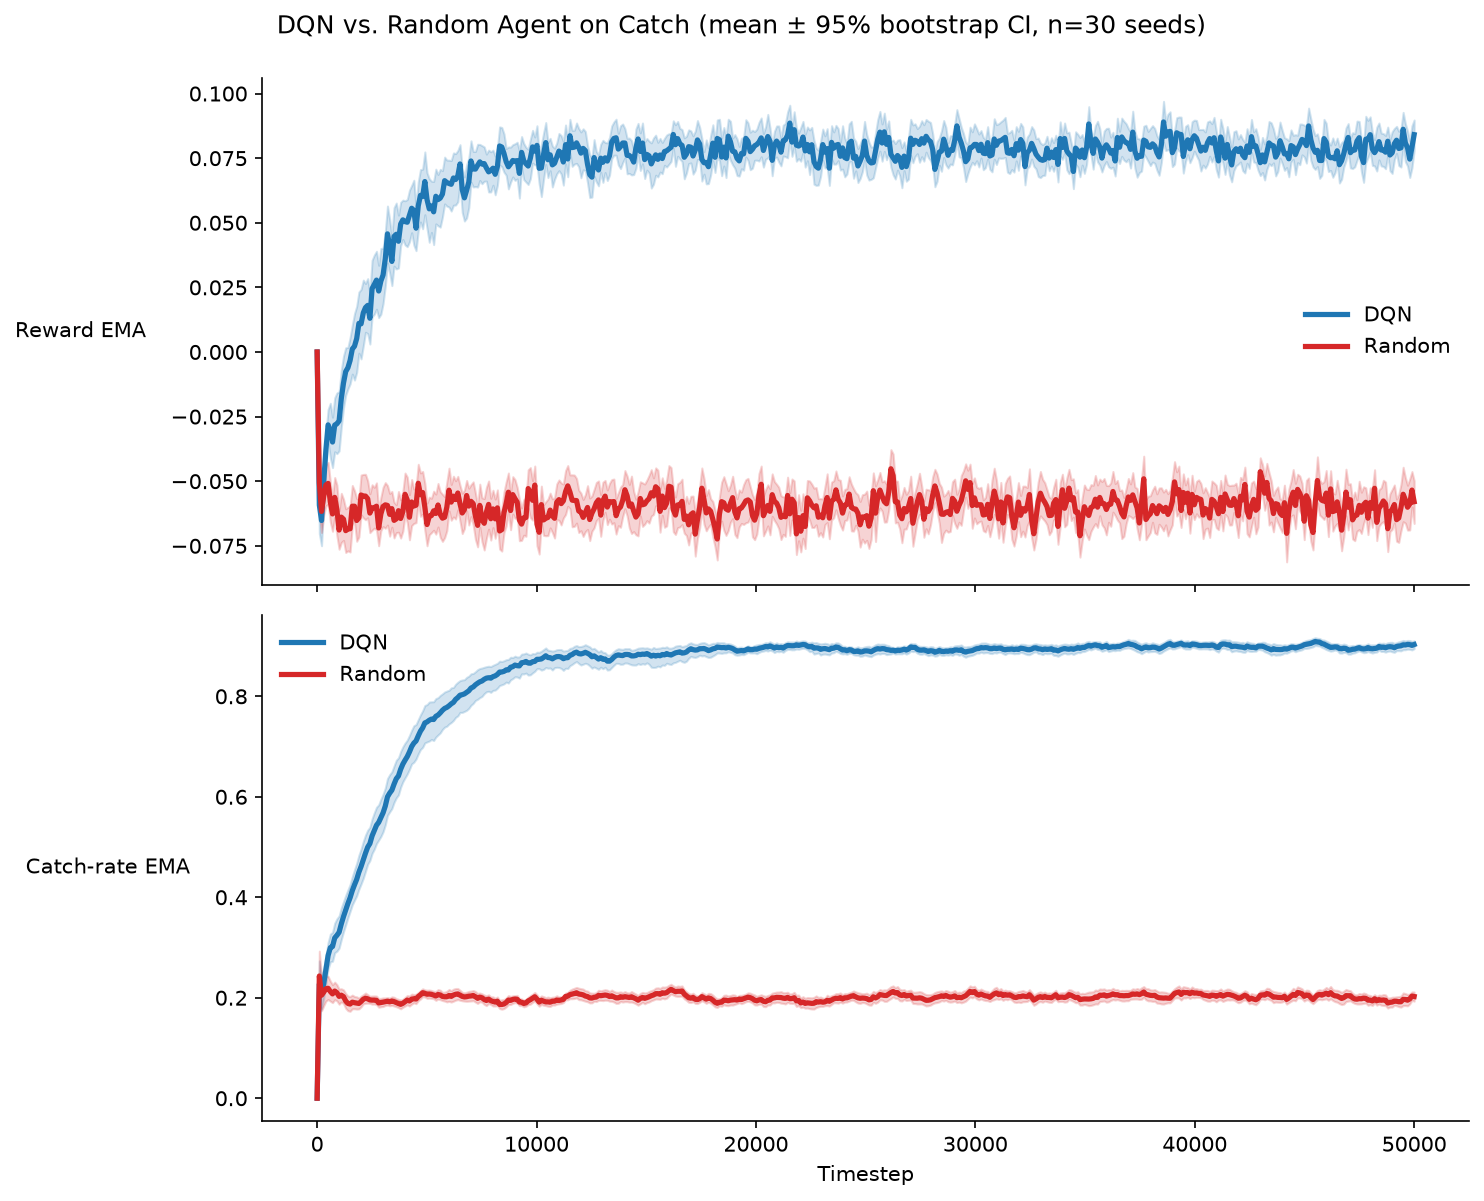

This figure's Python source:
"""Standalone benchmark: DQN vs. a uniform-random agent on Catch (10x5, spawn_probability=0.1).

This benchmark runs both agents for 30 seeds (each is one ``jax.vmap`` over seeds)
over 50k timesteps, then plots two metrics over time with 95% bootstrap
confidence bands and writes ``benchmark_dqn.pdf`` and ``benchmark_dqn.png``.
No experiment harness, no results database — a single self-contained file.

Both metrics are exponential moving averages (β=0.99) tracked inline in the scan:

1. **Reward EMA**: updated every step with the raw reward (0, +1, or -1).
   Expected: random agent ≈ -0.06 (spawn rate 0.1 × net catch rate 0.2),
   working DQN ≈ +0.1 (spawn rate, near-perfect play).

2. **Catch-rate EMA**: event-gated, updated *only* on steps where a ball was
   resolved (reward != 0). Tracks 1.0 for a catch and 0.0 for a miss.
   Expected: random agent ≈ 0.2 (uniform over 5 columns),
   working DQN ≈ 1.0 (near-perfect play).

   On steps where reward == 0 (no ball resolution), catch-rate EMA is unchanged.
   Both EMAs start at 0 and are bias-corrected per-step using the standard
   correction: ema_corrected = ema / (1 - β**n), where n is the count of updates
   (not timesteps; for catch-rate, n is the count of resolved balls).

Since Catch is a continuing environment (no terminal states), every Q-target
bootstraps normally — no terminal masking of the next-state value.

Hyperparameters from NeverEndingRL's ``position_catch/Catch50k/DQN.json``:
- Total timesteps: 50,000
- Replay buffer: 100,000 capacity, uniform (iid) sampling
- Batch size: 32
- Update frequency: every 4 environment steps
- Target network refresh: hard copy every 128 steps
- Warm-up: updates begin once buffer >= batch size (32 transitions)
- Epsilon: 0.01 (constant epsilon-greedy)
- Optimizer: Adam, lr=0.01, β₁=0.9, β₂=0.999, ε=1e-8
- Network: 2 hidden layers of 32 units each, ReLU activation
- Discount factor: γ=0.9

Run with::

    uv run --group benchmark python benchmark_dqn.py
"""

from __future__ import annotations

import time
from functools import partial
from typing import NamedTuple

import jax
import jax.numpy as jnp
import jax.lax
import matplotlib.pyplot as plt
import numpy as np
import optax

from catch_jax import Catch, CatchParams
from catch_jax.catch import NUM_ACTIONS

# --- configuration ----------------------------------------------------------

TOTAL_TIMESTEPS = 50_000
N_SEEDS = 30

# DQN hyperparameters
LR = 0.01
BUFFER_SIZE = 100_000
BATCH_SIZE = 32
UPDATE_FREQ = 4              # update every N environment steps
TARGET_REFRESH = 128         # hard target-network copy every N steps
GAMMA = 0.9
EPSILON = 0.01               # constant epsilon-greedy
HIDDEN_SIZE = 32
EMA_BETA = 0.99              # exponential moving average decay
PLOT_POINTS = 500            # points bootstrapped/plotted (matches pinball-jax's GRID density)

env = Catch()
env_params = CatchParams()
OBS_SPACE = env.observation_space(env_params)
OBS_DIM = int(np.prod(OBS_SPACE.shape))
ACTION_DIM = NUM_ACTIONS
optimizer = optax.adam(learning_rate=LR, b1=0.9, b2=0.999, eps=1e-8)


# --- Q-network (a plain MLP as a list of (W, b) params) ---------------------

def init_mlp(key, sizes):
    """Initialize a plain MLP: list of (W, b) tuples with He initialization."""
    params = []
    for fan_in, fan_out in zip(sizes[:-1], sizes[1:]):
        key, k = jax.random.split(key)
        w = jax.random.normal(k, (fan_in, fan_out)) * jnp.sqrt(2.0 / fan_in)
        params.append((w, jnp.zeros(fan_out)))
    return params


def mlp(params, x):
    """Q-values for a single obs ``(OBS_DIM,)`` or a batch ``(B, OBS_DIM)``."""
    for w, b in params[:-1]:
        x = jax.nn.relu(x @ w + b)
    w, b = params[-1]
    return x @ w + b


# --- uniform replay buffer (fixed-size, in-JAX) -----------------------------

class Buffer(NamedTuple):
    obs: jax.Array
    action: jax.Array
    reward: jax.Array
    next_obs: jax.Array
    pos: jax.Array      # number of transitions ever added
    size: jax.Array     # number currently stored (<= BUFFER_SIZE)


def buffer_init():
    z = jnp.zeros((BUFFER_SIZE, OBS_DIM), dtype=jnp.float32)
    return Buffer(
        obs=z, action=jnp.zeros(BUFFER_SIZE, jnp.int32),
        reward=jnp.zeros(BUFFER_SIZE), next_obs=z,
        pos=jnp.int32(0), size=jnp.int32(0),
    )


def buffer_add(b, obs, action, reward, next_obs):
    i = b.pos % BUFFER_SIZE
    return Buffer(
        obs=b.obs.at[i].set(obs), action=b.action.at[i].set(action),
        reward=b.reward.at[i].set(reward), next_obs=b.next_obs.at[i].set(next_obs),
        pos=b.pos + 1, size=jnp.minimum(b.size + 1, BUFFER_SIZE),
    )


def buffer_sample(b, key):
    idx = jax.random.randint(key, (BATCH_SIZE,), 0, b.size)
    return b.obs[idx], b.action[idx], b.reward[idx], b.next_obs[idx]


# --- metrics carry structure -------------------------------------------------

class MetricsCarry(NamedTuple):
    ema_reward: jax.Array       # exponential moving average of reward
    ema_catchrate: jax.Array    # exponential moving average of catch rate (event-gated)
    n_steps: jax.Array          # count of steps (for reward EMA bias correction)
    n_resolved: jax.Array       # count of resolved balls (for catch-rate EMA bias correction)


# --- one agent-environment interaction, per seed ----------------------------

def _reset(key):
    obs, state = env.reset(key, env_params)
    obs = obs.reshape(OBS_DIM)
    return obs, state


def _step_env(key, state, action):
    obs, state, reward, term, trunc, info = env.step(key, state, action, env_params)
    obs = obs.reshape(OBS_DIM)
    return obs, state, reward, term, trunc, info


def random_train(rng):
    """Run random agent: uniform action sampling, no learning."""
    rng, k = jax.random.split(rng)
    obs, state = _reset(k)

    def step(carry, _):
        state, obs, rng = carry
        rng, k_a, k_step = jax.random.split(rng, 3)
        action = jax.random.randint(k_a, (), 0, ACTION_DIM, dtype=jnp.int32)
        next_obs, next_state, reward, term, trunc, _ = _step_env(k_step, state, action)
        return (next_state, next_obs, rng), reward

    _, rewards = jax.lax.scan(step, (state, obs, rng), jnp.arange(TOTAL_TIMESTEPS))
    return rewards


def dqn_train(rng):
    """Run DQN agent with epsilon-greedy exploration and Q-learning."""
    rng, k_init, k_reset = jax.random.split(rng, 3)
    params = init_mlp(k_init, [OBS_DIM, HIDDEN_SIZE, HIDDEN_SIZE, ACTION_DIM])
    target = params
    opt_state = optimizer.init(params)
    buffer = buffer_init()
    obs, state = _reset(k_reset)

    def step(carry, t):
        params, target, opt_state, buffer, state, obs, rng = carry
        rng, k_a, k_expl, k_step, k_sample = jax.random.split(rng, 5)

        # Epsilon-greedy action selection
        greedy = jnp.argmax(mlp(params, obs)).astype(jnp.int32)
        rand_a = jax.random.randint(k_a, (), 0, ACTION_DIM, dtype=jnp.int32)
        action = jnp.where(jax.random.uniform(k_expl) < EPSILON, rand_a, greedy)

        # Environment step
        next_obs, next_state, reward, term, trunc, _ = _step_env(k_step, state, action)
        buffer = buffer_add(buffer, obs, action, reward, next_obs)

        # Since Catch is a continuing environment (term is always False),
        # we don't reset on termination; we only reset on truncation if needed.
        # For this benchmark, we run without truncation by using a large
        # max_steps_in_episode, so neither term nor trunc should fire.
        # Still, we keep them in the logic for generality.
        done = term | trunc

        def do_train(params, opt_state):
            b_obs, b_a, b_r, b_nobs = buffer_sample(buffer, k_sample)

            def loss_fn(p):
                q_a = jnp.take_along_axis(mlp(p, b_obs), b_a[:, None], axis=-1).squeeze(-1)
                # No terminal masking since Catch never terminates
                target_q = b_r + GAMMA * jnp.max(mlp(target, b_nobs), axis=-1)
                return jnp.mean((q_a - jax.lax.stop_gradient(target_q)) ** 2)

            loss, grads = jax.value_and_grad(loss_fn)(params)
            updates, opt_state = optimizer.update(grads, opt_state)
            return optax.apply_updates(params, updates), opt_state

        # Update every UPDATE_FREQ steps, once buffer is warm
        can_train = (t >= UPDATE_FREQ - 1) & (t % UPDATE_FREQ == UPDATE_FREQ - 1) & (buffer.size >= BATCH_SIZE)
        params, opt_state = jax.lax.cond(
            can_train,
            lambda: do_train(params, opt_state),
            lambda: (params, opt_state),
        )

        # Hard target refresh
        target = jax.lax.cond(
            t % TARGET_REFRESH == TARGET_REFRESH - 1,
            lambda: params,
            lambda: target,
        )

        carry = (params, target, opt_state, buffer, next_state, next_obs, rng)
        return carry, reward

    carry0 = (params, target, opt_state, buffer, state, obs, rng)
    _, rewards = jax.lax.scan(step, carry0, jnp.arange(TOTAL_TIMESTEPS))
    return rewards


def _compute_emas(rewards):
    """Bias-corrected reward EMA and catch-rate EMA from one seed's reward sequence.

    :param rewards: [T] array of rewards (-1, 0, or +1)
    :return: ([T], [T]) pair of bias-corrected reward EMA and catch-rate EMA
    """
    def step(carry, reward):
        ema_r, ema_c, n_steps, n_resolved = carry

        # Reward EMA: updated every step
        ema_r = EMA_BETA * ema_r + (1.0 - EMA_BETA) * reward
        n_steps = n_steps + 1

        # Catch-rate EMA: updated only when resolved (reward != 0)
        resolved = reward != 0.0
        catchrate_label = (reward > 0.0).astype(jnp.float32)  # 1 for catch, 0 for miss
        ema_c = jnp.where(
            resolved,
            EMA_BETA * ema_c + (1.0 - EMA_BETA) * catchrate_label,
            ema_c
        )
        n_resolved = n_resolved + resolved.astype(jnp.int32)

        # Bias correction
        ema_r_corrected = ema_r / (1.0 - EMA_BETA**jnp.maximum(n_steps, 1))
        ema_c_corrected = ema_c / (1.0 - EMA_BETA**jnp.maximum(n_resolved, 1))

        return (ema_r, ema_c, n_steps, n_resolved), (ema_r_corrected, ema_c_corrected)

    carry0 = (jnp.float32(0.0), jnp.float32(0.0), jnp.int32(0), jnp.int32(0))
    _, (ema_rs, ema_cs) = jax.lax.scan(step, carry0, rewards)
    return ema_rs, ema_cs


# One jitted call, vmapped over seeds, instead of a Python loop calling
# _compute_emas twice per seed (once per return value) as a plain list comp.
_compute_emas_batched = jax.jit(jax.vmap(_compute_emas))


def compute_emas(rewards):
    """Bias-corrected reward EMA and catch-rate EMA for a batch of seeds.

    :param rewards: [N_SEEDS, T] array of rewards (-1, 0, or +1)
    :return: ([N_SEEDS, T], [N_SEEDS, T]) pair of bias-corrected EMAs
    """
    ema_rs, ema_cs = _compute_emas_batched(jnp.asarray(rewards))
    return np.asarray(ema_rs), np.asarray(ema_cs)


def run(train_fn):
    """Run one agent for N_SEEDS seeds; returns [N_SEEDS, T] reward array."""
    keys = jax.vmap(jax.random.key)(jnp.arange(N_SEEDS))
    rewards = jax.jit(jax.vmap(train_fn))(keys)
    return np.asarray(rewards)


def bootstrap_mean_ci(stack, n_boot=10_000, lo=2.5, hi=97.5, seed=0):
    """Mean and percentile-bootstrap CI over seeds.

    :param stack: [N_SEEDS, T] array
    :param n_boot: number of bootstrap samples
    :param lo, hi: percentile bounds for CI
    :param seed: RNG seed for reproducibility
    :return: (mean, ci_lo, ci_hi) each of shape [T]
    """
    n, m = stack.shape
    mean = stack.mean(axis=0)
    rng = np.random.default_rng(seed)
    boot = np.empty((n_boot, m))
    for s in range(0, n_boot, 1000):
        e = min(s + 1000, n_boot)
        # Sample n seeds with replacement, compute mean for each bootstrap sample
        boot_indices = rng.integers(0, n, size=(e - s, n))
        boot[s:e] = stack[boot_indices].mean(axis=1)
    ci_lo, ci_hi = np.percentile(boot, [lo, hi], axis=0)
    return mean, ci_lo, ci_hi


def make_plot(dqn_rewards, random_rewards, path):
    """Plot reward EMA and catch-rate EMA over time with bootstrap CIs."""
    # Compute EMAs for every seed in one jitted, vmapped call each.
    dqn_ema_rs, dqn_ema_cs = compute_emas(dqn_rewards)
    random_ema_rs, random_ema_cs = compute_emas(random_rewards)

    # Downsample to PLOT_POINTS before bootstrapping/plotting. The EMA signal
    # is dense (one value per timestep) and smooth, so subsampling loses no
    # visible detail; skipping this step would feed bootstrap_mean_ci's chunked
    # fancy-indexing arrays of shape (1000, N_SEEDS, TOTAL_TIMESTEPS) — 12 GB at
    # T=50_000 — instead of the ~100 MB this produces. `endpoint=True` guarantees
    # the final index equals TOTAL_TIMESTEPS - 1, so the summary printout below
    # still reports the true final value, not an interpolated one.
    idx = np.linspace(0, TOTAL_TIMESTEPS - 1, PLOT_POINTS).astype(int)
    dqn_ema_rs, dqn_ema_cs = dqn_ema_rs[:, idx], dqn_ema_cs[:, idx]
    random_ema_rs, random_ema_cs = random_ema_rs[:, idx], random_ema_cs[:, idx]

    # Compute bootstrap CIs
    dqn_r_mean, dqn_r_lo, dqn_r_hi = bootstrap_mean_ci(dqn_ema_rs)
    dqn_c_mean, dqn_c_lo, dqn_c_hi = bootstrap_mean_ci(dqn_ema_cs)
    random_r_mean, random_r_lo, random_r_hi = bootstrap_mean_ci(random_ema_rs)
    random_c_mean, random_c_lo, random_c_hi = bootstrap_mean_ci(random_ema_cs)

    x = idx

    fig, (ax_r, ax_c) = plt.subplots(2, 1, sharex=True, figsize=(10, 8))

    # Top panel: Reward EMA
    ax_r.fill_between(x, dqn_r_lo, dqn_r_hi, color="tab:blue", alpha=0.2)
    ax_r.plot(x, dqn_r_mean, lw=2.5, color="tab:blue", label="DQN")
    ax_r.fill_between(x, random_r_lo, random_r_hi, color="tab:red", alpha=0.2)
    ax_r.plot(x, random_r_mean, lw=2.5, color="tab:red", label="Random")
    ax_r.set_ylabel("Reward EMA", rotation=0, ha="right", va="center", labelpad=12)
    ax_r.grid(False)
    ax_r.spines["top"].set_visible(False)
    ax_r.spines["right"].set_visible(False)
    ax_r.legend(loc="best", frameon=False)

    # Bottom panel: Catch-rate EMA
    ax_c.fill_between(x, dqn_c_lo, dqn_c_hi, color="tab:blue", alpha=0.2)
    ax_c.plot(x, dqn_c_mean, lw=2.5, color="tab:blue", label="DQN")
    ax_c.fill_between(x, random_c_lo, random_c_hi, color="tab:red", alpha=0.2)
    ax_c.plot(x, random_c_mean, lw=2.5, color="tab:red", label="Random")
    ax_c.set_xlabel("Timestep")
    ax_c.set_ylabel("Catch-rate EMA", rotation=0, ha="right", va="center", labelpad=12)
    ax_c.grid(False)
    ax_c.spines["top"].set_visible(False)
    ax_c.spines["right"].set_visible(False)
    ax_c.legend(loc="best", frameon=False)

    title = f"DQN vs. Random Agent on Catch (mean ± 95% bootstrap CI, n={N_SEEDS} seeds)"
    fig.suptitle(title, y=0.995)
    fig.tight_layout()

    # Save PNG and PDF
    for ext in (".png", ".pdf"):
        p = path.replace(".pdf", ext)
        fig.savefig(p, bbox_inches="tight", dpi=150)
        print(f"saved {p}")

    # Print summary statistics
    print("\n" + "=" * 70)
    print("SUMMARY: Final metrics (mean ± std across 30 seeds)")
    print("=" * 70)
    print(f"{'Metric':<25} {'DQN':<30} {'Random':<30}")
    print("-" * 70)
    print(f"{'Reward EMA':<25} {dqn_r_mean[-1]:>7.4f} ± {np.std(dqn_ema_rs[:, -1]):>6.4f}  {random_r_mean[-1]:>7.4f} ± {np.std(random_ema_rs[:, -1]):>6.4f}")
    print(f"{'Catch-rate EMA':<25} {dqn_c_mean[-1]:>7.4f} ± {np.std(dqn_ema_cs[:, -1]):>6.4f}  {random_c_mean[-1]:>7.4f} ± {np.std(random_ema_cs[:, -1]):>6.4f}")
    print("=" * 70)


def main():
    t_start = time.perf_counter()

    results = {}
    for name, fn in [("DQN", dqn_train), ("Random", random_train)]:
        t = time.perf_counter()
        print(f"Running {name}...")
        results[name] = run(fn)
        elapsed = time.perf_counter() - t
        print(f"  {name}: {N_SEEDS} seeds x {TOTAL_TIMESTEPS} steps in {elapsed:.1f}s")

    elapsed_total = time.perf_counter() - t_start
    print(f"\nTotal time: {elapsed_total:.1f}s")

    make_plot(results["DQN"], results["Random"], "benchmark_dqn.pdf")


if __name__ == "__main__":
    main()
